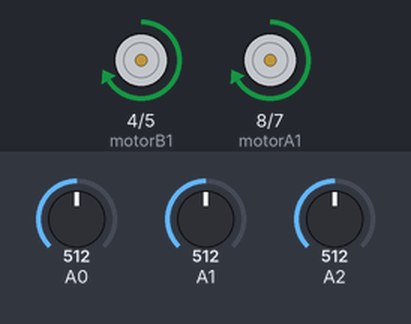
The sketch below on a simulated Arduino Uno, built with avr-gcc and run on an emulated ATmega328P. Shown: motor-driver pin pairs drawn as motors (green arrow = first pin HIGH = forward, orange = second pin HIGH = backward, longer = more drive, scaled by the enable pin). The inputs (shaded band) are chosen by the test bench; at power-on: A0 = 512, A1 = 512, A2 = 512.

Above: at 1.2 s.
1.3 s: A0 set to 407
2.8 s: A0 set to 385
At 3.7 s:
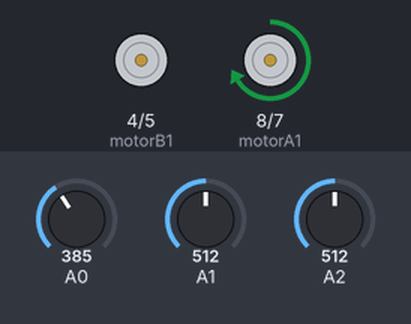
4.3 s: A0 set to 511
At 4.8 s:
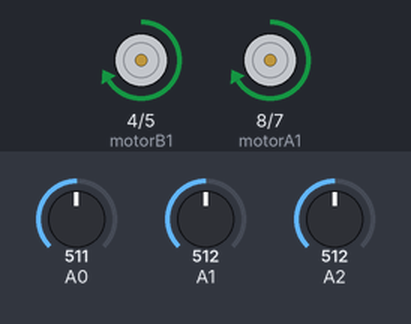
5.8 s: A1 set to 410
7.3 s: A1 set to 392
At 8.3 s:
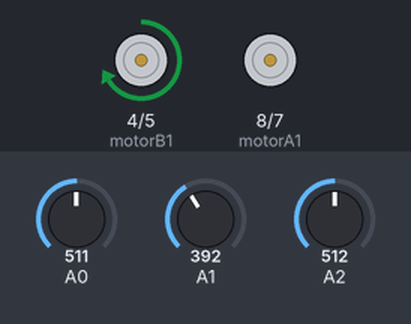
8.8 s: A1 set to 511
At 9.4 s:
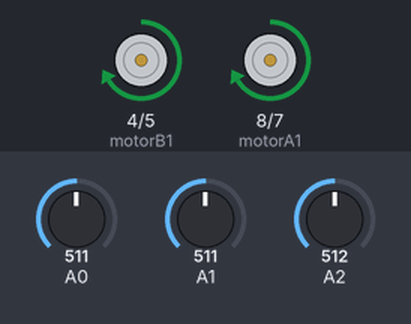
Timing chart, 0 to 11.3 s (numbered marks = the images above; inputs shaded):
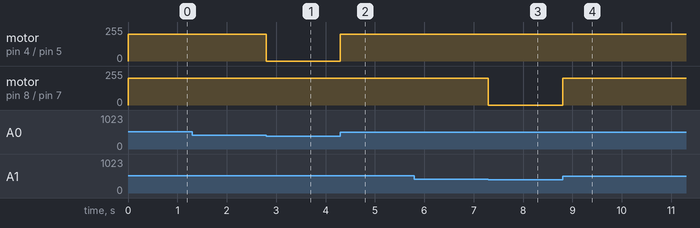

Measured:
- the behaviour switches between 400 and 399 on A0 (found by bisection; images 0 and 1)
- the behaviour switches between 400 and 399 on A1 (found by bisection; images 2 and 3)
- after the input at 1.3 s, every drawn part: stays the same
- after the input at 2.8 s, motor on pin 4 (motorB1) / pin 5 (motorB2): forward 200/255 → stopped at once
- after the input at 4.3 s, motor on pin 4 (motorB1) / pin 5 (motorB2): stopped → forward 200/255 at once
- after the input at 5.8 s, every drawn part: stays the same
- after the input at 7.3 s, motor on pin 8 (motorA1) / pin 7 (motorA2): forward 200/255 → stopped at once
- after the input at 8.8 s, motor on pin 8 (motorA1) / pin 7 (motorA2): stopped → forward 200/255 at once

The sketch:

onoff.ino
```cpp
//モータの出力設定
//モータ1
const double motorA1 = 8;
const double motorA2 = 7;
const double PWM_motA = 10;
//モータ2
const double motorB1 = 4;
const double motorB2 = 5;
const double PWM_motB = 9;

//　フォトトランジスタの入力設定
double left = 0;//0
double right = 0;//1
double centor = 0;//2

//　閾値
//センサの閾値
double alpha = 400;//100;

//PWMの出力(255が最大,130〜200程度が調度良い)
double PWM_pow = 200;


void setup(){
		pinMode(motorA1,OUTPUT);
		pinMode(motorA2,OUTPUT);
		pinMode(motorB1,OUTPUT);
		pinMode(motorB2,OUTPUT);
		pinMode(PWM_motA,OUTPUT);
		pinMode(PWM_motB,OUTPUT);
}

void loop(){
  	left = analogRead(0);
  	right = analogRead(1);
  	centor = analogRead(2);
		if(left<alpha){
				if(right>alpha){
						digitalWrite(motorA1,HIGH);
						digitalWrite(motorA2,LOW);
						digitalWrite(motorB1,LOW);
						digitalWrite(motorB2,LOW);
						analogWrite(PWM_motA,PWM_pow);
						analogWrite(PWM_motB,PWM_pow);
				}
				if(right<alpha){
						digitalWrite(motorA1,HIGH);
						digitalWrite(motorA2,LOW);
						digitalWrite(motorB1,HIGH);
						digitalWrite(motorB2,LOW);
						analogWrite(PWM_motA,PWM_pow);
						analogWrite(PWM_motB,PWM_pow);
				}
		}
		if(left>alpha){
				if(right<alpha){
						digitalWrite(motorA1,LOW);
						digitalWrite(motorA2,LOW);
						digitalWrite(motorB1,HIGH);
						digitalWrite(motorB2,LOW);
						analogWrite(PWM_motA,PWM_pow);
						analogWrite(PWM_motB,PWM_pow);
				}
		}
		if(left>alpha){
				if(right>alpha){
						digitalWrite(motorA1,HIGH);
						digitalWrite(motorA2,LOW);
						digitalWrite(motorB1,HIGH);
						digitalWrite(motorB2,LOW);
						analogWrite(PWM_motA,PWM_pow);
						analogWrite(PWM_motB,PWM_pow);
				}
		}
}
```
